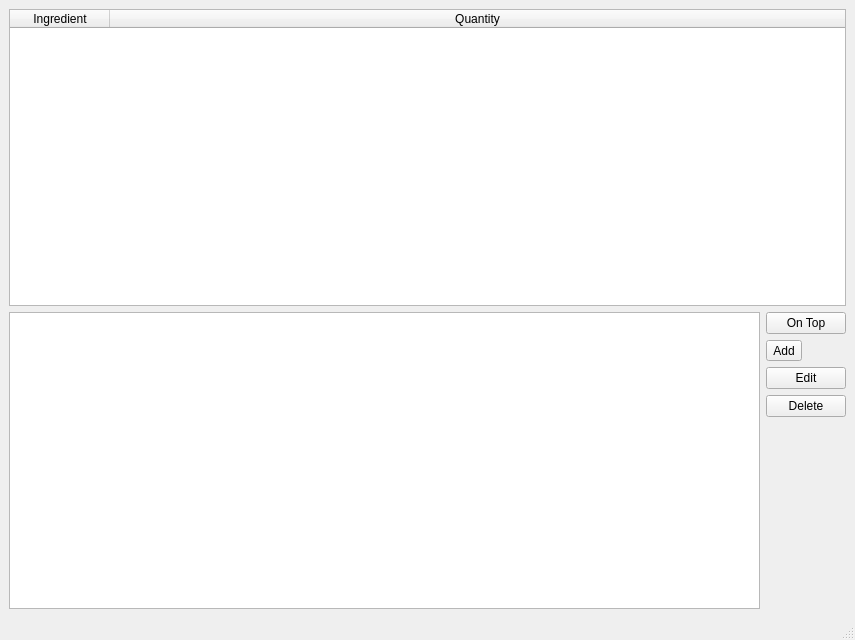
<?xml version="1.0" encoding="UTF-8"?>
<ui version="4.0">
 <class>MainWindow</class>
 <widget class="QMainWindow" name="MainWindow">
  <property name="geometry">
   <rect>
    <x>0</x>
    <y>0</y>
    <width>855</width>
    <height>640</height>
   </rect>
  </property>
  <property name="windowTitle">
   <string>MainWindow</string>
  </property>
  <widget class="QWidget" name="centralwidget">
   <layout class="QVBoxLayout" name="verticalLayout">
    <item>
     <layout class="QHBoxLayout" name="horizontalLayout_2" stretch="0,0">
      <item>
       <widget class="QTableWidget" name="listOfMeal">
        <property name="showGrid">
         <bool>false</bool>
        </property>
        <property name="sortingEnabled">
         <bool>true</bool>
        </property>
        <attribute name="horizontalHeaderShowSortIndicator" stdset="0">
         <bool>true</bool>
        </attribute>
        <attribute name="horizontalHeaderStretchLastSection">
         <bool>true</bool>
        </attribute>
        <attribute name="verticalHeaderVisible">
         <bool>false</bool>
        </attribute>
        <column>
         <property name="text">
          <string>Ingredient</string>
         </property>
        </column>
        <column>
         <property name="text">
          <string>Quantity</string>
         </property>
        </column>
       </widget>
      </item>
      <item>
       <layout class="QFormLayout" name="nutritionTable"/>
      </item>
     </layout>
    </item>
    <item>
     <layout class="QHBoxLayout" name="ingredientsLayout">
      <item>
       <widget class="QTableWidget" name="listOfIngredients">
        <property name="showGrid">
         <bool>false</bool>
        </property>
        <property name="sortingEnabled">
         <bool>true</bool>
        </property>
        <attribute name="horizontalHeaderVisible">
         <bool>false</bool>
        </attribute>
        <attribute name="horizontalHeaderCascadingSectionResizes">
         <bool>false</bool>
        </attribute>
        <attribute name="horizontalHeaderHighlightSections">
         <bool>true</bool>
        </attribute>
        <attribute name="horizontalHeaderShowSortIndicator" stdset="0">
         <bool>true</bool>
        </attribute>
        <attribute name="horizontalHeaderStretchLastSection">
         <bool>true</bool>
        </attribute>
        <attribute name="verticalHeaderVisible">
         <bool>false</bool>
        </attribute>
        <attribute name="verticalHeaderStretchLastSection">
         <bool>false</bool>
        </attribute>
       </widget>
      </item>
      <item>
       <layout class="QVBoxLayout" name="changeIngredients">
        <item>
         <widget class="QPushButton" name="selectedAtTop">
          <property name="text">
           <string>On Top</string>
          </property>
         </widget>
        </item>
        <item>
         <widget class="QToolButton" name="addButton">
          <property name="text">
           <string>Add</string>
          </property>
         </widget>
        </item>
        <item>
         <widget class="QPushButton" name="editButton">
          <property name="text">
           <string>Edit</string>
          </property>
         </widget>
        </item>
        <item>
         <widget class="QPushButton" name="deleteButton">
          <property name="text">
           <string>Delete</string>
          </property>
         </widget>
        </item>
        <item>
         <spacer name="verticalSpacer">
          <property name="orientation">
           <enum>Qt::Vertical</enum>
          </property>
          <property name="sizeHint" stdset="0">
           <size>
            <width>20</width>
            <height>40</height>
           </size>
          </property>
         </spacer>
        </item>
       </layout>
      </item>
     </layout>
    </item>
   </layout>
  </widget>
  <widget class="QMenuBar" name="menubar">
   <property name="geometry">
    <rect>
     <x>0</x>
     <y>0</y>
     <width>855</width>
     <height>22</height>
    </rect>
   </property>
  </widget>
  <widget class="QStatusBar" name="statusbar"/>
 </widget>
 <resources/>
 <connections/>
</ui>
